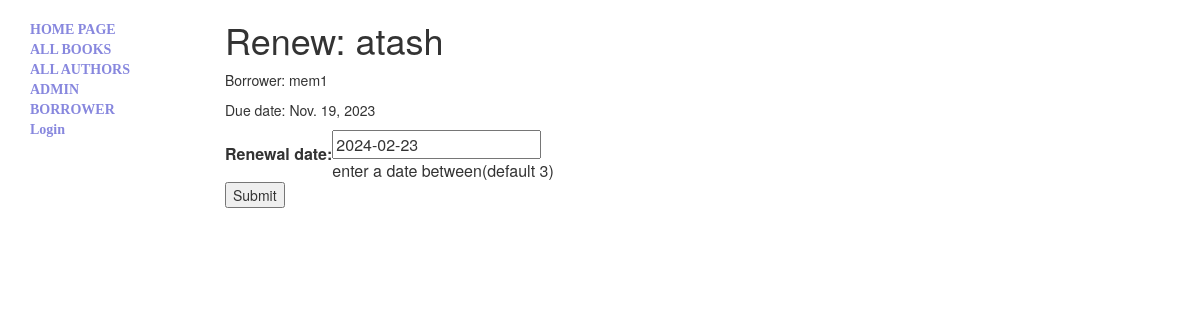
Screenshot of /catalog/book/924ae9637a914c4a973fb9d079154da9/renew/ with the database file from the repository.
### catalog/models.py (models this page shows, shortened)
class BookInstance ( models.Model ):
    id         =     models.UUIDField ( primary_key= True , default= uuid.uuid4 , help_text= 'unique code for particular book' )
    book       =     models.ForeignKey ( 'Book' , on_delete= models.SET_NULL , null= True )
    imprint    =     models.CharField ( max_length= 100 , help_text= 'imprints book' )
    due_back   =     models.DateField ( null= True , blank= True )
    LOAN_STATUS = (
        ('m' , 'Maintenance'),
        ('o' , 'On loan'),
        ('a' , 'Available'),
        ('r' , 'Reserved'),
    )
    status     =   models.CharField ( max_length= 1 , choices= LOAN_STATUS , blank= True , default= 'a' , help_text= 'selected in tuple (m,a,r,o)' )
    borrower   =   models.ForeignKey ( User , on_delete= models.SET_NULL , null= True , blank= True )
    class Meta:
        ordering = ['due_back']

class Book ( models.Model ):
    title     =    models.CharField ( max_length= 100 , help_text= 'titles book' )
    author    =    models.ForeignKey ( 'Author' , on_delete= models.SET_NULL , null= True )
    summary   =    models.TextField ( max_length= 1000 , help_text= 'summarys book' )
    isbn      =    models.CharField ( max_length= 13 , help_text= 'isbn book' )
    genre     =    models.ManyToManyField ( 'Genre' , help_text= 'genres book' )

### catalog/views.py (the view)
def renew_book_librarian(request, pk):
    book_inst=get_object_or_404(models.BookInstance, pk = pk)
    if request.method == 'POST':
        form = RenewBookForm(request.POST)
        if form.is_valid():
            book_inst.due_back = form.cleaned_data['renewal_date']
            book_inst.save()
            return HttpResponseRedirect(reverse('catalog:my-borrowered') )
    else:
        proposed_renewal_date = datetime.date.today() + datetime.timedelta(weeks=3)
        form = RenewBookForm(initial={'renewal_date': proposed_renewal_date,})
    return render(request, 'catalog/book_renew_librarian.html', {'form': form, 'bookinst':book_inst})

### catalog/forms.py (shortened to what this page needs)
class RenewBookForm ( forms.Form ):
    renewal_date    =   forms.DateField ( help_text= 'enter a date between(default 3)' )

### catalog/templates/catalog/book_renew_librarian.html (shortened to what this page needs)
{% extends "catalog/base_generic.html" %}
{% block content %}
    <h1>Renew: {{bookinst.book.title}}</h1>
        <p>Borrower: {{bookinst.borrower}}</p>
        <p{% if bookinst.is_overdue %} class="text-danger"{% endif %}>Due date: {{bookinst.due_back}}</p>
    <form action="" method="post">
        <table>
        {{ form }}
        </table>
        <input type="submit" value="Submit" />
    </form>
{% endblock %}

### rows the page displays
BookInstance: book "atash", borrower "mem1", due_back "Nov. 19, 2023"
